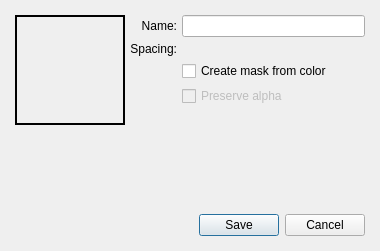
<?xml version="1.0" encoding="utf-8"?>
<ui version="4.0">
 <author>
    SPDX-FileCopyrightText: none
    SPDX-License-Identifier: GPL-3.0-or-later
  </author>
 <class>KisWdgClipboardBrush</class>
 <widget class="QDialog" name="KisWdgClipboardBrush">
  <property name="geometry">
   <rect>
    <x>0</x>
    <y>0</y>
    <width>380</width>
    <height>251</height>
   </rect>
  </property>
  <layout class="QHBoxLayout" name="horizontalLayout_2">
   <property name="spacing">
    <number>5</number>
   </property>
   <property name="leftMargin">
    <number>15</number>
   </property>
   <property name="topMargin">
    <number>15</number>
   </property>
   <property name="rightMargin">
    <number>15</number>
   </property>
   <property name="bottomMargin">
    <number>15</number>
   </property>
   <item>
    <layout class="QVBoxLayout" name="verticalLayout">
     <item>
      <widget class="QLabel" name="preview">
       <property name="sizePolicy">
        <sizepolicy hsizetype="Fixed" vsizetype="Fixed">
         <horstretch>0</horstretch>
         <verstretch>0</verstretch>
        </sizepolicy>
       </property>
       <property name="minimumSize">
        <size>
         <width>110</width>
         <height>110</height>
        </size>
       </property>
       <property name="frameShape">
        <enum>QFrame::Box</enum>
       </property>
       <property name="frameShadow">
        <enum>QFrame::Plain</enum>
       </property>
       <property name="lineWidth">
        <number>2</number>
       </property>
       <property name="midLineWidth">
        <number>0</number>
       </property>
       <property name="text">
        <string/>
       </property>
      </widget>
     </item>
     <item>
      <spacer name="verticalSpacer">
       <property name="orientation">
        <enum>Qt::Vertical</enum>
       </property>
       <property name="sizeHint" stdset="0">
        <size>
         <width>20</width>
         <height>40</height>
        </size>
       </property>
      </spacer>
     </item>
    </layout>
   </item>
   <item>
    <layout class="QVBoxLayout" name="verticalLayout_2">
     <item>
      <layout class="QGridLayout" name="gridLayout">
       <item column="1" row="2">
        <widget class="QCheckBox" name="colorAsmask">
         <property name="text">
          <string>Create mask from color</string>
         </property>
        </widget>
       </item>
       <item column="1" row="0">
        <widget class="QLineEdit" name="nameEdit"/>
       </item>
       <item column="1" row="1">
        <widget class="KisSpacingSelectionWidget" name="spacingWidget" native="true"/>
       </item>
       <item column="0" row="1">
        <widget class="QLabel" name="spacingLbl">
         <property name="maximumSize">
          <size>
           <width>60</width>
           <height>16777215</height>
          </size>
         </property>
         <property name="text">
          <string>Spacing:</string>
         </property>
         <property name="alignment">
          <set>Qt::AlignRight|Qt::AlignTrailing|Qt::AlignVCenter</set>
         </property>
        </widget>
       </item>
       <item column="0" row="0">
        <widget class="QLabel" name="label">
         <property name="text">
          <string>Name:</string>
         </property>
         <property name="alignment">
          <set>Qt::AlignRight|Qt::AlignTrailing|Qt::AlignVCenter</set>
         </property>
        </widget>
       </item>
       <item column="1" row="1">
        <widget class="KisSpacingSelectionWidget" name="spacingWidget1" native="true"/>
       </item>
       <item column="1" row="3">
        <widget class="QCheckBox" name="preserveAlpha">
         <property name="enabled">
          <bool>false</bool>
         </property>
         <property name="text">
          <string>Preserve alpha</string>
         </property>
        </widget>
       </item>
      </layout>
     </item>
     <item>
      <spacer name="verticalSpacer_2">
       <property name="orientation">
        <enum>Qt::Vertical</enum>
       </property>
       <property name="sizeHint" stdset="0">
        <size>
         <width>20</width>
         <height>40</height>
        </size>
       </property>
      </spacer>
     </item>
     <item>
      <layout class="QHBoxLayout" name="horizontalLayout">
       <item>
        <spacer name="horizontalSpacer">
         <property name="orientation">
          <enum>Qt::Horizontal</enum>
         </property>
         <property name="sizeHint" stdset="0">
          <size>
           <width>40</width>
           <height>20</height>
          </size>
         </property>
        </spacer>
       </item>
       <item>
        <widget class="QDialogButtonBox" name="buttonBox">
         <property name="orientation">
          <enum>Qt::Horizontal</enum>
         </property>
         <property name="standardButtons">
          <set>QDialogButtonBox::Cancel|QDialogButtonBox::Save</set>
         </property>
        </widget>
       </item>
      </layout>
     </item>
    </layout>
   </item>
  </layout>
 </widget>
 <customwidgets>
  <customwidget>
   <class>KisSpacingSelectionWidget</class>
   <extends>QWidget</extends>
   <header>kis_spacing_selection_widget.h</header>
   <container>1</container>
  </customwidget>
 </customwidgets>
 <resources/>
 <connections>
  <connection>
   <sender>buttonBox</sender>
   <signal>accepted()</signal>
   <receiver>KisWdgClipboardBrush</receiver>
   <slot>accept()</slot>
   <hints>
    <hint type="sourcelabel">
     <x>20</x>
     <y>20</y>
    </hint>
    <hint type="destinationlabel">
     <x>20</x>
     <y>20</y>
    </hint>
   </hints>
  </connection>
  <connection>
   <sender>buttonBox</sender>
   <signal>rejected()</signal>
   <receiver>KisWdgClipboardBrush</receiver>
   <slot>reject()</slot>
   <hints>
    <hint type="sourcelabel">
     <x>20</x>
     <y>20</y>
    </hint>
    <hint type="destinationlabel">
     <x>20</x>
     <y>20</y>
    </hint>
   </hints>
  </connection>
 </connections>
</ui>
